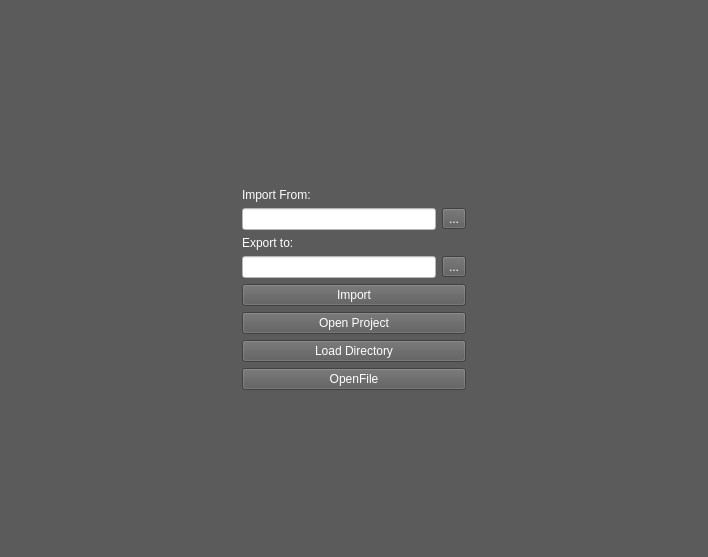
<?xml version="1.0" encoding="UTF-8"?>
<ui version="4.0">
 <class>DicomSource</class>
 <widget class="QWidget" name="DicomSource">
  <property name="geometry">
   <rect>
    <x>0</x>
    <y>0</y>
    <width>708</width>
    <height>557</height>
   </rect>
  </property>
  <property name="windowTitle">
   <string>Form</string>
  </property>
  <property name="styleSheet">
   <string notr="true">background-color: rgb(91,91,91);
color: white
</string>
  </property>
  <layout class="QHBoxLayout" name="horizontalLayout_3">
   <item>
    <widget class="QWidget" name="widget" native="true">
     <property name="sizePolicy">
      <sizepolicy hsizetype="Expanding" vsizetype="Preferred">
       <horstretch>0</horstretch>
       <verstretch>0</verstretch>
      </sizepolicy>
     </property>
    </widget>
   </item>
   <item>
    <layout class="QVBoxLayout" name="verticalLayout_2">
     <item>
      <widget class="QWidget" name="widget_3" native="true">
       <property name="sizePolicy">
        <sizepolicy hsizetype="Preferred" vsizetype="Expanding">
         <horstretch>0</horstretch>
         <verstretch>0</verstretch>
        </sizepolicy>
       </property>
      </widget>
     </item>
     <item>
      <widget class="QLabel" name="pictureLabel">
       <property name="text">
        <string/>
       </property>
       <property name="pixmap">
        <pixmap resource="dicomRC.qrc">:/dicom/dicomLogo.png</pixmap>
       </property>
      </widget>
     </item>
     <item>
      <layout class="QVBoxLayout" name="verticalLayout">
       <item>
        <widget class="QLabel" name="importFromLabel">
         <property name="text">
          <string>Import From:</string>
         </property>
        </widget>
       </item>
       <item>
        <layout class="QHBoxLayout" name="horizontalLayout">
         <item>
          <widget class="QLineEdit" name="importFromEdit">
           <property name="styleSheet">
            <string notr="true">background-color: white;
color: black;</string>
           </property>
          </widget>
         </item>
         <item>
          <widget class="QToolButton" name="importFromButton">
           <property name="text">
            <string>...</string>
           </property>
          </widget>
         </item>
        </layout>
       </item>
      </layout>
     </item>
     <item>
      <widget class="QLabel" name="exportToLabel">
       <property name="text">
        <string>Export to:</string>
       </property>
      </widget>
     </item>
     <item>
      <layout class="QHBoxLayout" name="horizontalLayout_2">
       <item>
        <widget class="QLineEdit" name="exportToEdit">
         <property name="styleSheet">
          <string notr="true">background-color: white;
color: black;</string>
         </property>
        </widget>
       </item>
       <item>
        <widget class="QToolButton" name="exportToButton">
         <property name="text">
          <string>...</string>
         </property>
        </widget>
       </item>
      </layout>
     </item>
     <item>
      <widget class="QPushButton" name="importButton">
       <property name="text">
        <string>Import</string>
       </property>
      </widget>
     </item>
     <item>
      <widget class="QPushButton" name="openProjectButton">
       <property name="text">
        <string>Open Project</string>
       </property>
      </widget>
     </item>
     <item>
      <widget class="QPushButton" name="loadDirectoryButton">
       <property name="text">
        <string>Load Directory</string>
       </property>
      </widget>
     </item>
     <item>
      <widget class="QPushButton" name="openFileButton">
       <property name="text">
        <string>OpenFile</string>
       </property>
      </widget>
     </item>
     <item>
      <widget class="QWidget" name="widget_4" native="true">
       <property name="sizePolicy">
        <sizepolicy hsizetype="Preferred" vsizetype="Expanding">
         <horstretch>0</horstretch>
         <verstretch>0</verstretch>
        </sizepolicy>
       </property>
      </widget>
     </item>
    </layout>
   </item>
   <item>
    <widget class="QWidget" name="widget_2" native="true">
     <property name="sizePolicy">
      <sizepolicy hsizetype="Expanding" vsizetype="Preferred">
       <horstretch>0</horstretch>
       <verstretch>0</verstretch>
      </sizepolicy>
     </property>
    </widget>
   </item>
  </layout>
 </widget>
 <resources>
  <include location="dicomRC.qrc"/>
 </resources>
 <connections/>
</ui>
